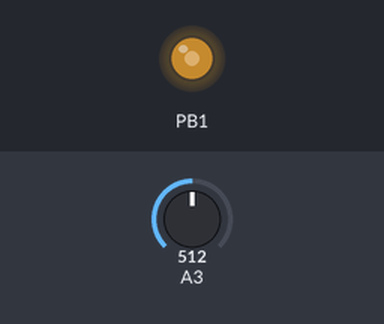
A sketch run on a simulated ATtiny85, built with avr-gcc and run on an emulated ATtiny85. On the bench: output pins drawn as LEDs (lit = HIGH). The inputs (shaded band) are chosen by the test bench; at power-on: A3 = 512.

Above: at 1.4 s.
1.5 s: A3 set to 306
At 2.3 s:
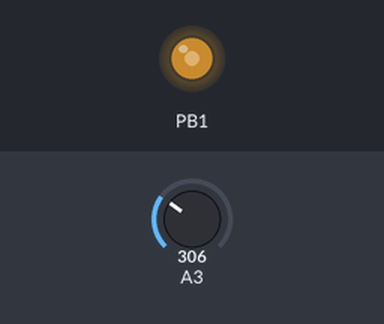
3.5 s: A3 set to 511
At 4.4 s:
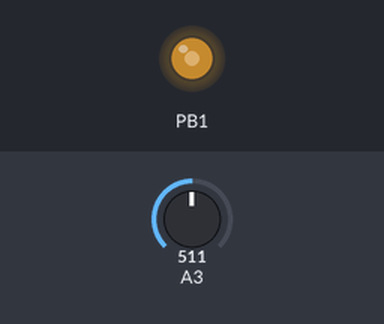
Timing chart, 0 to 6.5 s (numbered marks = the images above; inputs shaded):
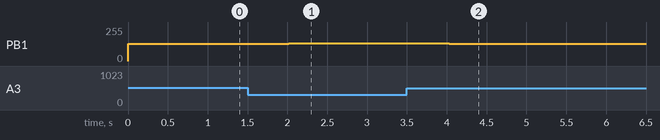

The sketch:

clock_generator.ino
```cpp
void setup() {
  // First...
  GTCCR = 0xE0;

  TCCR0A = 0;
  TCCR0B = 0;

  // TCCR1 = CTC1 : PWM1A : COM1A[1:0] : CS1[3:0]
  // CTC1: count to OCR1C, or just keep counting = 1
  // PWM1A: PWM mode for OCR1A with counter to 0 after OCR1C = 1
  // COM1A: PWM mode = 0b10
  // CS1[3:0] = 0b0110 = 6 = CLK/32 => ~2MHz
  // TCCR1 = 0xE6
  TCCR1 = 0xE6;

  // GTCCR = TSM : PWM1B : COM1B[1:0] : FOC1B : FOC1A : PSR1 : PSR0
  // TSM: set to halt timers so you can set them up, clear to commence counting
  // PWM1B: PWM mode = 1
  // COM1B: PWM mode = 0b10
  // FOC1B = 0
  // FOC1A = 0
  // PSR1 = just write 0
  // PSR0 = just write 0
  // GTCCR = 0xE0 to start, then 0x60 to start on our merry way

  // TCNT1 = the counter
  // OCR1A = PWM data!
  // OCR1B = PWM data!
  // OCR1C = Period
  OCR1C = 199; // @ 2MHz that means about 10kHz PWM frequency
  OCR1A = 100; // 50% duty

  // TIMSK = RES : OCIE1A : OCIE1B : OCIE0A : OCIE0B : TOIE1 : TOIE0 : RES
  // 0CIE1[AB]: Interrupt enable = 0
  // TOIE1: Overflow intererupt enable = 0
  // TIMSK = 0
  TIMSK = 0x00;

  // TIFR = RES : OCF1A : OCF1B : OCF0A : OCF0B : TOV1 : TOV0 : RES
  // Interrupt flags. Ignore.

  // PLLCSR = LSM : RES[6:3] : PCKE : PLLE : PLOCK
  // LSM: Low speed mode = 0
  // PCKE: Peripheral clock enable = 1 *IFF* PLLE && PLOCK
  // PLLE: PLL Enable = 1
  // PLOCK: READ-ONLY, wait for set before PCKE
  PLLCSR = 0x02;
  while (!(PLLCSR & 1)); // KILL TIME
  PLLCSR = 0x06;

  // Last...
  GTCCR = 0x60;

  // REMEMBER TO SET THE OUTPUT PIN DIRECTION
  // DDRB x x 5 4 3 2 1 0
  //            0     1
  DDRB = 0x02;
}

int i = 0;

void loop() {
  // Nothing to do here. Just let Timer/Counter1 do its work.
  if (i == 0) {
    int tuner_value;
    tuner_value = analogRead(A3);
    OCR1C = (tuner_value / 25) + 180;
  }
  i++;
  __asm__("nop\n\t""nop\n\t""nop\n\t""nop\n\t");
  __asm__("nop\n\t""nop\n\t""nop\n\t""nop\n\t");
  __asm__("nop\n\t""nop\n\t""nop\n\t""nop\n\t");
  __asm__("nop\n\t""nop\n\t""nop\n\t""nop\n\t");
  __asm__("nop\n\t""nop\n\t""nop\n\t""nop\n\t");
  __asm__("nop\n\t""nop\n\t""nop\n\t""nop\n\t");
  __asm__("nop\n\t""nop\n\t""nop\n\t""nop\n\t");
  __asm__("nop\n\t""nop\n\t""nop\n\t""nop\n\t");
}
```

Measured:
- after the input at 1.5 s, PB1: 128/255 → 133/255 after 0.52 s
- after the input at 3.5 s, PB1: 133/255 → 128/255 after 0.53 s
